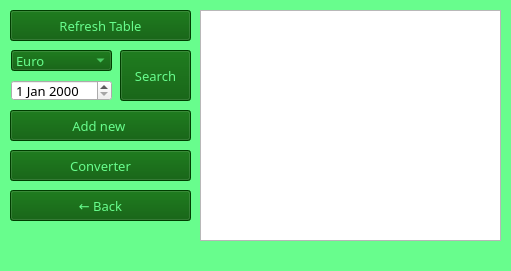
<?xml version="1.0" encoding="UTF-8"?>
<ui version="4.0">
 <class>stonks</class>
 <widget class="QMainWindow" name="stonks">
  <property name="geometry">
   <rect>
    <x>0</x>
    <y>0</y>
    <width>511</width>
    <height>271</height>
   </rect>
  </property>
  <property name="palette">
   <palette>
    <active>
     <colorrole role="Base">
      <brush brushstyle="SolidPattern">
       <color alpha="255">
        <red>255</red>
        <green>255</green>
        <blue>255</blue>
       </color>
      </brush>
     </colorrole>
     <colorrole role="Window">
      <brush brushstyle="SolidPattern">
       <color alpha="255">
        <red>104</red>
        <green>253</green>
        <blue>141</blue>
       </color>
      </brush>
     </colorrole>
    </active>
    <inactive>
     <colorrole role="Base">
      <brush brushstyle="SolidPattern">
       <color alpha="255">
        <red>255</red>
        <green>255</green>
        <blue>255</blue>
       </color>
      </brush>
     </colorrole>
     <colorrole role="Window">
      <brush brushstyle="SolidPattern">
       <color alpha="255">
        <red>104</red>
        <green>253</green>
        <blue>141</blue>
       </color>
      </brush>
     </colorrole>
    </inactive>
    <disabled>
     <colorrole role="Base">
      <brush brushstyle="SolidPattern">
       <color alpha="255">
        <red>104</red>
        <green>253</green>
        <blue>141</blue>
       </color>
      </brush>
     </colorrole>
     <colorrole role="Window">
      <brush brushstyle="SolidPattern">
       <color alpha="255">
        <red>104</red>
        <green>253</green>
        <blue>141</blue>
       </color>
      </brush>
     </colorrole>
    </disabled>
   </palette>
  </property>
  <property name="windowTitle">
   <string>Exchange Rates</string>
  </property>
  <property name="styleSheet">
   <string notr="true"/>
  </property>
  <widget class="QWidget" name="centralwidget">
   <widget class="QTableView" name="tableView">
    <property name="geometry">
     <rect>
      <x>200</x>
      <y>10</y>
      <width>301</width>
      <height>231</height>
     </rect>
    </property>
    <property name="font">
     <font>
      <family>MS Reference Sans Serif</family>
     </font>
    </property>
    <property name="styleSheet">
     <string notr="true">selection-background-color: rgb(154, 255, 154);
selection-color: rgb(0, 85, 0);</string>
    </property>
   </widget>
   <widget class="QPushButton" name="pushButton_3">
    <property name="geometry">
     <rect>
      <x>10</x>
      <y>10</y>
      <width>181</width>
      <height>31</height>
     </rect>
    </property>
    <property name="font">
     <font>
      <family>MS Reference Sans Serif</family>
      <pointsize>10</pointsize>
     </font>
    </property>
    <property name="cursor">
     <cursorShape>PointingHandCursor</cursorShape>
    </property>
    <property name="styleSheet">
     <string notr="true">color:  rgb(104, 253, 141);
background-color: rgb(0, 85, 0);</string>
    </property>
    <property name="text">
     <string>Refresh Table</string>
    </property>
   </widget>
   <widget class="QPushButton" name="pushButton_4">
    <property name="geometry">
     <rect>
      <x>10</x>
      <y>150</y>
      <width>181</width>
      <height>31</height>
     </rect>
    </property>
    <property name="font">
     <font>
      <family>MS Reference Sans Serif</family>
      <pointsize>10</pointsize>
     </font>
    </property>
    <property name="cursor">
     <cursorShape>PointingHandCursor</cursorShape>
    </property>
    <property name="styleSheet">
     <string notr="true">color:  rgb(104, 253, 141);
background-color: rgb(0, 85, 0);</string>
    </property>
    <property name="text">
     <string>Converter</string>
    </property>
   </widget>
   <widget class="QComboBox" name="comboBox">
    <property name="geometry">
     <rect>
      <x>11</x>
      <y>50</y>
      <width>101</width>
      <height>21</height>
     </rect>
    </property>
    <property name="font">
     <font>
      <family>MS Reference Sans Serif</family>
      <pointsize>10</pointsize>
     </font>
    </property>
    <property name="cursor">
     <cursorShape>PointingHandCursor</cursorShape>
    </property>
    <property name="styleSheet">
     <string notr="true">color:  rgb(104, 253, 141);
background-color: rgb(0, 85, 0);</string>
    </property>
    <item>
     <property name="text">
      <string>Euro</string>
     </property>
    </item>
    <item>
     <property name="text">
      <string>Ruble</string>
     </property>
    </item>
   </widget>
   <widget class="QPushButton" name="pushButton">
    <property name="geometry">
     <rect>
      <x>120</x>
      <y>50</y>
      <width>71</width>
      <height>51</height>
     </rect>
    </property>
    <property name="font">
     <font>
      <family>MS Reference Sans Serif</family>
      <pointsize>10</pointsize>
     </font>
    </property>
    <property name="cursor">
     <cursorShape>PointingHandCursor</cursorShape>
    </property>
    <property name="styleSheet">
     <string notr="true">color:  rgb(104, 253, 141);
background-color: rgb(0, 85, 0);</string>
    </property>
    <property name="text">
     <string>Search</string>
    </property>
   </widget>
   <widget class="QDateEdit" name="dateEdit">
    <property name="geometry">
     <rect>
      <x>11</x>
      <y>80</y>
      <width>101</width>
      <height>21</height>
     </rect>
    </property>
    <property name="font">
     <font>
      <family>MS Reference Sans Serif</family>
      <pointsize>10</pointsize>
     </font>
    </property>
    <property name="cursor">
     <cursorShape>UpArrowCursor</cursorShape>
    </property>
    <property name="styleSheet">
     <string notr="true">selection-background-color: rgb(154, 255, 154);
selection-color: rgb(0, 85, 0);</string>
    </property>
   </widget>
   <widget class="QPushButton" name="pushButton_2">
    <property name="geometry">
     <rect>
      <x>10</x>
      <y>110</y>
      <width>181</width>
      <height>31</height>
     </rect>
    </property>
    <property name="font">
     <font>
      <family>MS Reference Sans Serif</family>
      <pointsize>10</pointsize>
     </font>
    </property>
    <property name="cursor">
     <cursorShape>PointingHandCursor</cursorShape>
    </property>
    <property name="styleSheet">
     <string notr="true">color:  rgb(104, 253, 141);
background-color: rgb(0, 85, 0);</string>
    </property>
    <property name="text">
     <string>Add new </string>
    </property>
   </widget>
   <widget class="QPushButton" name="pushButton_5">
    <property name="geometry">
     <rect>
      <x>10</x>
      <y>190</y>
      <width>181</width>
      <height>31</height>
     </rect>
    </property>
    <property name="font">
     <font>
      <family>MS Reference Sans Serif</family>
      <pointsize>10</pointsize>
     </font>
    </property>
    <property name="cursor">
     <cursorShape>PointingHandCursor</cursorShape>
    </property>
    <property name="styleSheet">
     <string notr="true">color:  rgb(104, 253, 141);
background-color: rgb(0, 85, 0);</string>
    </property>
    <property name="text">
     <string>← Back</string>
    </property>
   </widget>
  </widget>
  <widget class="QMenuBar" name="menubar">
   <property name="geometry">
    <rect>
     <x>0</x>
     <y>0</y>
     <width>511</width>
     <height>21</height>
    </rect>
   </property>
  </widget>
 </widget>
 <resources/>
 <connections/>
</ui>
